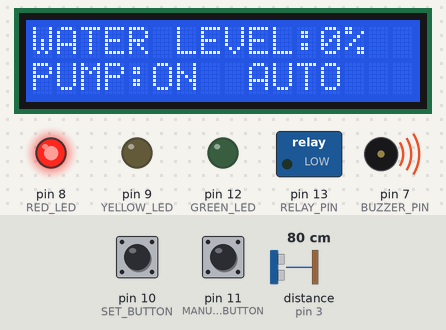
Recording of a sketch running on a simulated Arduino Uno, built with avr-gcc and run on an emulated ATmega328P. On the bench: 16×2 character LCD, switched loads named in the sketch (green lamp = pin HIGH), output pins drawn as LEDs (lit = HIGH), buzzer (waves = sounding, pin HIGH). Wiring (inferred from the names in the program): ultrasonic range finder: trigger pin 2; echo pin 3. Inputs (shaded band) come from the test bench; at power-on: distance to the obstacle (sensor on pin 3) 80 cm, pin 10 (SET_BUTTON) HIGH, pin 11 (MANUAL_BUTTON) HIGH. The echo pulse lasts 58.3 µs per cm; EEPROM starts erased; pins used as bus, display or sensor lines are not drawn; what the sketch prints to the serial monitor is not drawn.

Above: at 1.2 s.
1.3 s: distance to the obstacle (sensor on pin 3) set to 2 cm
At 2.3 s:
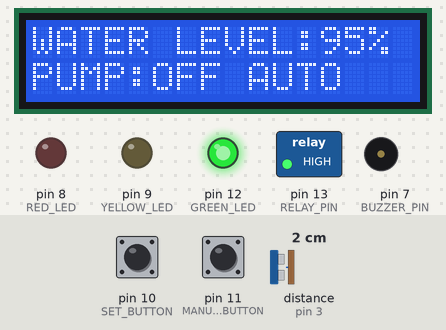
2.9 s: pin 10 (SET_BUTTON) pulled LOW for 0.15 s
At 4.9 s:
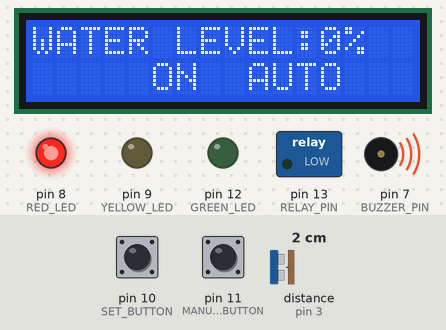
5.8 s: pin 11 (MANUAL_BUTTON) pulled LOW for 0.15 s
At 6.09 s:
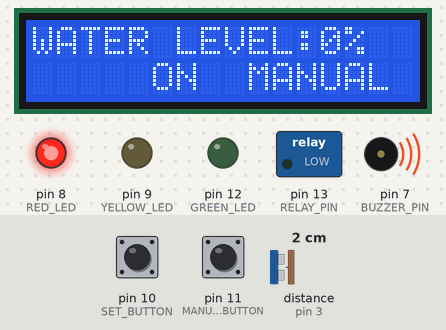
7.7 s: pin 10 (SET_BUTTON) pulled LOW for 1 s
At 8.2 s:
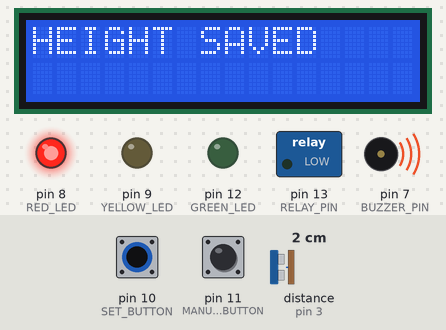
10.6 s: pin 11 (MANUAL_BUTTON) pulled LOW for 3.2 s
At 11.3 s:
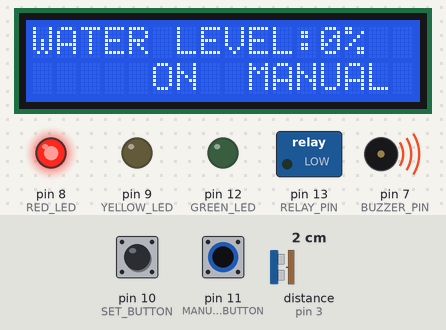
Timing chart, 0 to 13.6 s (numbered marks = the images above; inputs shaded):
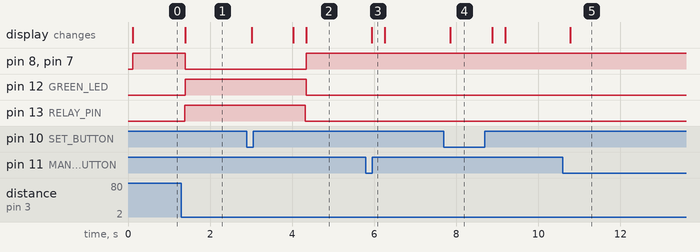

The sketch:

Smart_Water_Tank.ino
```cpp
#include <EEPROM.h>
#include <Wire.h>
#include <LiquidCrystal_I2C.h>

LiquidCrystal_I2C lcd(0x27,16,2);

// -------- Pin Definition --------
#define TRIG_PIN 2
#define ECHO_PIN 3

#define BUZZER_PIN 7
#define RED_LED 8
#define YELLOW_LED 9

#define SET_BUTTON 10
#define MANUAL_BUTTON 11

#define GREEN_LED 12
#define RELAY_PIN 13

long duration;
long distance;

int set_val;
int percentage;

bool pump=false;
bool state=false;

void setup() {

Serial.begin(9600);

lcd.init();
lcd.backlight();

lcd.setCursor(0,0);
lcd.print("WATER LEVEL:");

lcd.setCursor(0,1);
lcd.print("PUMP:OFF AUTO");

pinMode(TRIG_PIN,OUTPUT);
pinMode(ECHO_PIN,INPUT);

pinMode(BUZZER_PIN,OUTPUT);

pinMode(RED_LED,OUTPUT);
pinMode(YELLOW_LED,OUTPUT);
pinMode(GREEN_LED,OUTPUT);

pinMode(SET_BUTTON,INPUT_PULLUP);
pinMode(MANUAL_BUTTON,INPUT_PULLUP);

pinMode(RELAY_PIN,OUTPUT);

digitalWrite(RELAY_PIN,HIGH);

set_val=EEPROM.read(0);

if(set_val<5 || set_val>20)
set_val=20;

}

void loop(){

// ---------- Ultrasonic ----------
digitalWrite(TRIG_PIN,LOW);
delayMicroseconds(2);

digitalWrite(TRIG_PIN,HIGH);
delayMicroseconds(10);
digitalWrite(TRIG_PIN,LOW);

duration=pulseIn(ECHO_PIN,HIGH,30000);

distance=duration/29/2;

percentage=(set_val-distance)*100/set_val;

if(percentage>100)
percentage=100;

if(percentage<0)
percentage=0;

// ---------- Automatic ----------
if(percentage<30 && digitalRead(MANUAL_BUTTON))
pump=true;

if(percentage>85)
pump=false;

// ---------- AUTO / MANUAL ----------
if (digitalRead(MANUAL_BUTTON)) {      // AUTO MODE

    if (percentage < 30)
        pump = true;

    if (percentage > 85)
        pump = false;

}
else {                                 // MANUAL MODE

    if (!digitalRead(SET_BUTTON) && !state) {
        state = true;
        pump = !pump;                  // D10 Pump Toggle
    }

    if (digitalRead(SET_BUTTON))
        state = false;
}

digitalWrite(RELAY_PIN,!pump);

// ---------- LCD ----------
lcd.setCursor(12,0);
lcd.print("    ");

lcd.setCursor(12,0);
lcd.print(percentage);
lcd.print("%");

lcd.setCursor(5,1);

if(pump)
lcd.print("ON ");
else
lcd.print("OFF");

lcd.setCursor(9,1);

if(!digitalRead(MANUAL_BUTTON))
lcd.print("MANUAL");
else
lcd.print("AUTO  ");

// ---------- LED ----------
digitalWrite(RED_LED,LOW);
digitalWrite(YELLOW_LED,LOW);
digitalWrite(GREEN_LED,LOW);
digitalWrite(BUZZER_PIN,LOW);

if(percentage<30){

digitalWrite(RED_LED,HIGH);
digitalWrite(BUZZER_PIN,HIGH);

}

else if(percentage<80){

digitalWrite(YELLOW_LED,HIGH);

}

else{

digitalWrite(GREEN_LED,HIGH);

}

// ---------- Calibration ----------
if(!digitalRead(SET_BUTTON) && !state && digitalRead(MANUAL_BUTTON)){

state=true;

set_val=distance;

EEPROM.write(0,set_val);

lcd.clear();
lcd.print("HEIGHT SAVED");

delay(1000);

lcd.clear();
lcd.print("WATER LEVEL:");

}

if(digitalRead(SET_BUTTON))
state=false;

// ---------- Serial Output ----------
Serial.print(millis()/1000);
Serial.print(",");

Serial.print(distance);
Serial.print(",");

Serial.print(percentage);
Serial.print(",");

if(pump)
Serial.println("ON");
else
Serial.println("OFF");

delay(300);

}
```

Measured:
- after the input at 1.3 s, pin 8 (RED_LED), pin 7 (BUZZER_PIN): HIGH → LOW after 0.10 s; pin 12 (GREEN_LED): LOW → HIGH after 0.10 s; pin 13 (RELAY_PIN): LOW → HIGH after 0.08 s; the display: changes after 0.10 s (image 1)
- after the input at 2.9 s, pin 8 (RED_LED), pin 7 (BUZZER_PIN): LOW → HIGH after 1.4 s; pin 12 (GREEN_LED), pin 13 (RELAY_PIN): HIGH → LOW after 1.4 s; the display: first changes after 0.11 s (image 2 shows a later state)
- after the input at 5.8 s, the display: changes after 0.14 s (image 3)
- after the input at 7.7 s, the display: changes after 0.16 s (image 4)
- after the input at 10.6 s, the display: changes after 0.18 s (image 5)
